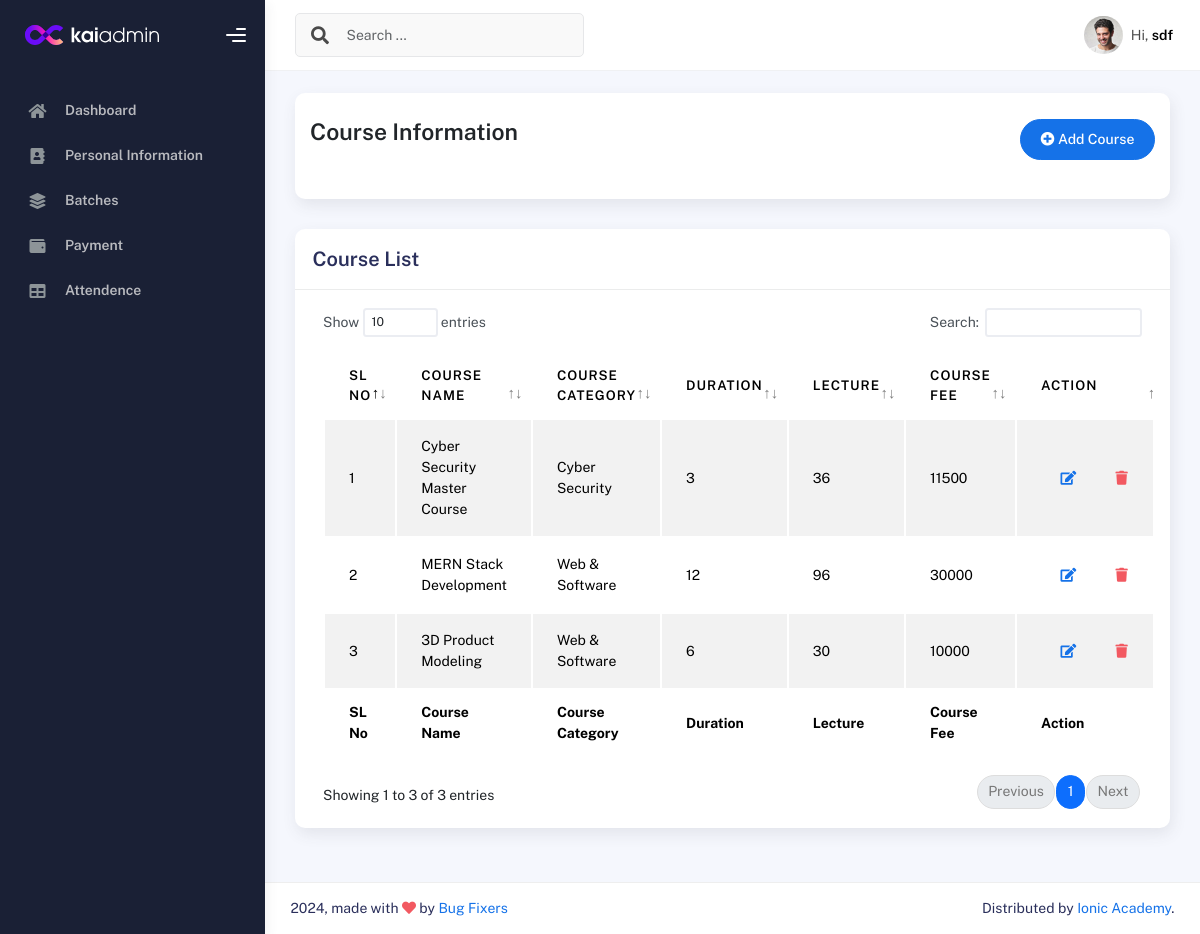
Page /courselist/ (signed in) on the committed database.
### IMSapp/models.py (models this page shows, shortened)
class IMSUserModel(AbstractUser):
    USERTYPE=[
        ('Authority','Authority'),
        ('Student','Student'),
        ('Teacher','Teacher'),
        ('Staff','Staff'),
    ]
    UserType=models.CharField(choices=USERTYPE,max_length=100, null=True)

class StudentModel(models.Model):
    Imsuser=models.OneToOneField(IMSUserModel,on_delete=models.CASCADE,related_name='studentinfo',null=True)
    StudentID=models.CharField(max_length=100,null=True)
    StudentName=models.CharField(max_length=100,null=True)
    StudentPhoto=models.ImageField(upload_to='media/studentPhoto',null=True)
    AdmissionDate=models.DateField(auto_now_add=True,null=True)
    EducationalQualification=models.CharField(max_length=100,null=True)
    LinkedInLink =models.CharField(max_length=150,null=True)
    GithubLink =models.CharField(max_length=150,null=True)
    FacebookLink =models.CharField(max_length=150,null=True)

class CourseInfoModel(models.Model):
    CourseName=models.CharField(max_length=150, null=True)
    Sologan=models.CharField(max_length=100, null=True)
    ShortSummary=models.CharField(max_length=150, null=True)
    CourseCategory=models.ForeignKey(CourseCategoryModel,on_delete=models.SET_NULL,related_name='coursecategory', null=True)
    Lecture=models.IntegerField(null=True)
    CourseDuration=models.IntegerField(null=True)
    WeeklyClass=models.IntegerField(null=True)
    ClassDuration=models.IntegerField(null=True)
    TotalProject=models.IntegerField(null=True)
    CourseOverview=models.TextField(null=True)
    CourseCurrriculum=models.TextField(null=True)
    Software=models.TextField(max_length=200, null=True)
    CourseFor=models.TextField(null=True)
    JobPositions=models.TextField(null=True)
    CourseFee=models.IntegerField(null=True)
    IntroVideo=models.CharField(max_length=200, null=True)
    CourseImage=models.ImageField(upload_to='media/courseImage', null=True)

class CourseCategoryModel(models.Model):
    CategoryName = models.CharField(max_length=100,null=True)
    def __str__(self):
        return self.CategoryName

### IMSapp/courseviews.py (the view)
# urls.py: path('courselist/',courselist,name="courselist"),
@login_required
def courselist(request):
    coursedata = CourseInfoModel.objects.all()
    context = {
        'coursedata':coursedata
    }
    return render(request,'courses/courselist.html',context)

### IMSapp/templates/courses/courselist.html
{% extends "profilemaster/master.html" %}
{% block content %}
<div class="col-sm-12 col-md-12">
    <div class="card card-stats card-round">
        <div class="card-body">
            <div class="d-flex align-items-left align-items-md-center flex-column flex-md-row pt-2 pb-4">
                <div>
                    <h3 class="fw-bold mb-3">Course Information</h3>
                </div>
                <div class="ms-md-auto py-2 py-md-0">
                    <a href="{% url 'addcourse' %}" class="btn btn-primary btn-round"><i class="fas fa-plus-circle"></i> Add Course</a>
                </div>
            </div>
        </div>
    </div>
</div>
<div class="col-md-12">
    <div class="card">
      <div class="card-header">
        <h4 class="card-title">Course List</h4>
      </div>
      <div class="card-body">
        <div class="table-responsive">
          <table id="basic-datatables" class="display table table-striped table-hover">
            <thead>
              <tr>
                <th>SL No</th>
                <th>Course Name</th>
                <th>Course Category</th>
                <th>Duration</th>
                <th>Lecture</th>
                <th>Course Fee</th>
                <th>Action</th>
              </tr>
            </thead>
            <tfoot>
              <tr>
                <th>SL No</th>
                <th>Course Name</th>
                <th>Course Category</th>
                <th>Duration</th>
                <th>Lecture</th>
                <th>Course Fee</th>
                <th>Action</th>
              </tr>
            </tfoot>
            <tbody>
              {% for i in coursedata %}
                <tr>
                  <td>{{forloop.counter}}</td>
                  <td>{{i.CourseName}}</td>
                  <td>{{i.CourseCategory}}</td>
                  <td>{{i.CourseDuration}}</td>
                  <td>{{i.Lecture}}</td>
                  <td>{{i.CourseFee}}</td>
                  <td>
                    <div class="form-button-action">
                      <a href="{% url 'editcourse' i.id %}" class="btn btn-link btn-primary btn-md">
                        <i class="fa fa-edit"></i>
                      </a>
                      <a href="{% url 'deletecourse' i.id %}" class="btn btn-link btn-danger btn-md">
                        <i class="fa fa-trash"></i>
                      </a>
                    </div>
                  </td>
                </tr>
              {% endfor %}
            </tbody>
          </table>
        </div>
      </div>
    </div>
  </div>
{% endblock content %}

### IMSapp/templates/profilemaster/header.html (shortened to what this page needs)
{% load static %}
<div class="main-header">
    <nav class="navbar navbar-header navbar-header-transparent navbar-expand-lg border-bottom">
      <div class="container-fluid">
        <nav class="navbar navbar-header-left navbar-expand-lg navbar-form nav-search p-0 d-none d-lg-flex">
          <div class="input-group">
            <div class="input-group-prepend">
              <button type="submit" class="btn btn-search pe-1">
                <i class="fa fa-search search-icon"></i>
              </button>
            </div>
            <input type="text" placeholder="Search ..." class="form-control" />
          </div>
        </nav>
        <ul class="navbar-nav topbar-nav ms-md-auto align-items-center">
          <li class="nav-item topbar-user dropdown hidden-caret">
            <a class="dropdown-toggle profile-pic" data-bs-toggle="dropdown" href="#" aria-expanded="false">
              <div class="avatar-sm">
                <img src="{% static 'profileassets/img/profile.jpg' %}" alt="..." class="avatar-img rounded-circle" />
              </div>
              <span class="profile-username">
                <span class="op-7">Hi,</span>
                <span class="fw-bold">{{user.studentinfo.StudentName}}</span>
              </span>
            </a>
          </li>
        </ul>
      </div>
    </nav>
  </div>

### rows in the picture
IMSUserModel: studentinfo.StudentName "sdf"
CourseInfoModel: CourseName "Cyber Security Master Course", CourseCategory "Cyber Security", CourseDuration "3", Lecture "36", CourseFee "11500"
CourseInfoModel: CourseName "MERN Stack Development", CourseCategory "Web & Software", CourseDuration "12", Lecture "96", CourseFee "30000"
CourseInfoModel: CourseName "3D Product Modeling", CourseCategory "Web & Software", CourseDuration "6", Lecture "30", CourseFee "10000"
